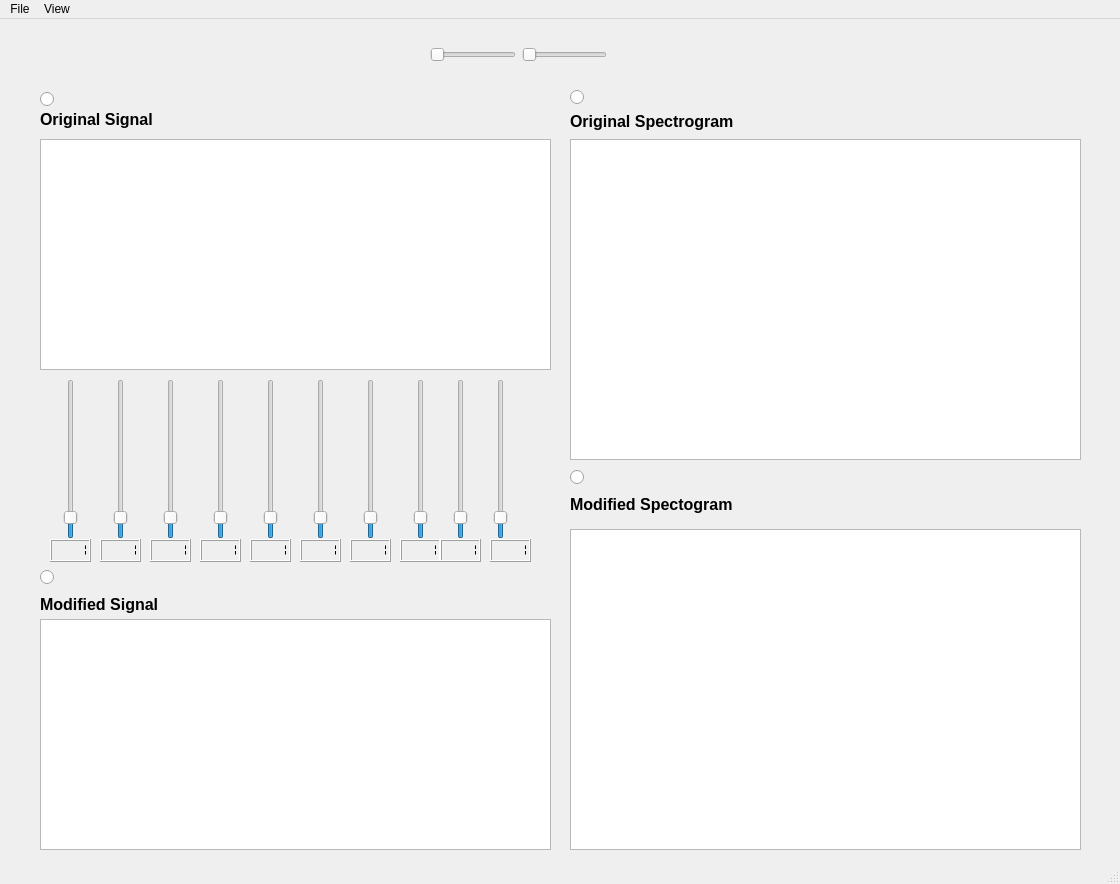
<?xml version="1.0" encoding="UTF-8"?>
<ui version="4.0">
 <class>MainWindow</class>
 <widget class="QMainWindow" name="MainWindow">
  <property name="geometry">
   <rect>
    <x>0</x>
    <y>0</y>
    <width>1120</width>
    <height>884</height>
   </rect>
  </property>
  <property name="windowTitle">
   <string>MainWindow</string>
  </property>
  <property name="autoFillBackground">
   <bool>true</bool>
  </property>
  <property name="tabShape">
   <enum>QTabWidget::Rounded</enum>
  </property>
  <widget class="QWidget" name="centralwidget">
   <widget class="QWidget" name="layoutWidget">
    <property name="geometry">
     <rect>
      <x>20</x>
      <y>10</y>
      <width>391</width>
      <height>51</height>
     </rect>
    </property>
    <layout class="QHBoxLayout" name="horizontalLayout">
     <item>
      <widget class="QPushButton" name="ExitButton">
       <property name="sizePolicy">
        <sizepolicy hsizetype="Fixed" vsizetype="Fixed">
         <horstretch>0</horstretch>
         <verstretch>0</verstretch>
        </sizepolicy>
       </property>
       <property name="focusPolicy">
        <enum>Qt::NoFocus</enum>
       </property>
       <property name="contextMenuPolicy">
        <enum>Qt::DefaultContextMenu</enum>
       </property>
       <property name="toolTip">
        <string>exit</string>
       </property>
       <property name="text">
        <string/>
       </property>
       <property name="icon">
        <iconset>
         <normaloff>../exit.PNG</normaloff>../exit.PNG</iconset>
       </property>
       <property name="iconSize">
        <size>
         <width>25</width>
         <height>25</height>
        </size>
       </property>
       <property name="shortcut">
        <string>Esc</string>
       </property>
       <property name="flat">
        <bool>true</bool>
       </property>
      </widget>
     </item>
     <item>
      <widget class="QPushButton" name="play">
       <property name="toolTip">
        <string>play</string>
       </property>
       <property name="autoFillBackground">
        <bool>false</bool>
       </property>
       <property name="text">
        <string/>
       </property>
       <property name="icon">
        <iconset>
         <normaloff>../../Downloads/play.png</normaloff>../../Downloads/play.png</iconset>
       </property>
       <property name="iconSize">
        <size>
         <width>25</width>
         <height>25</height>
        </size>
       </property>
       <property name="shortcut">
        <string>P</string>
       </property>
       <property name="default">
        <bool>false</bool>
       </property>
       <property name="flat">
        <bool>true</bool>
       </property>
      </widget>
     </item>
     <item>
      <widget class="QPushButton" name="pause">
       <property name="toolTip">
        <string>pause</string>
       </property>
       <property name="text">
        <string/>
       </property>
       <property name="icon">
        <iconset>
         <normaloff>../../Downloads/pause.png</normaloff>../../Downloads/pause.png</iconset>
       </property>
       <property name="iconSize">
        <size>
         <width>25</width>
         <height>25</height>
        </size>
       </property>
       <property name="shortcut">
        <string>S</string>
       </property>
       <property name="flat">
        <bool>true</bool>
       </property>
      </widget>
     </item>
     <item>
      <widget class="QPushButton" name="zoom_in">
       <property name="toolTip">
        <string>zoom in </string>
       </property>
       <property name="text">
        <string/>
       </property>
       <property name="icon">
        <iconset>
         <normaloff>../zoomin.PNG</normaloff>../zoomin.PNG</iconset>
       </property>
       <property name="iconSize">
        <size>
         <width>30</width>
         <height>30</height>
        </size>
       </property>
       <property name="shortcut">
        <string>+</string>
       </property>
       <property name="flat">
        <bool>true</bool>
       </property>
      </widget>
     </item>
     <item>
      <widget class="QPushButton" name="zoom_out">
       <property name="toolTip">
        <string>zoom out</string>
       </property>
       <property name="text">
        <string/>
       </property>
       <property name="icon">
        <iconset>
         <normaloff>../zoom out.PNG</normaloff>../zoom out.PNG</iconset>
       </property>
       <property name="iconSize">
        <size>
         <width>30</width>
         <height>30</height>
        </size>
       </property>
       <property name="shortcut">
        <string>-</string>
       </property>
       <property name="flat">
        <bool>true</bool>
       </property>
      </widget>
     </item>
     <item>
      <widget class="QPushButton" name="zoomx">
       <property name="toolTip">
        <string>zoom x</string>
       </property>
       <property name="text">
        <string/>
       </property>
       <property name="icon">
        <iconset>
         <normaloff>../zoom x.PNG</normaloff>../zoom x.PNG</iconset>
       </property>
       <property name="iconSize">
        <size>
         <width>100</width>
         <height>100</height>
        </size>
       </property>
       <property name="shortcut">
        <string>X</string>
       </property>
       <property name="flat">
        <bool>true</bool>
       </property>
      </widget>
     </item>
     <item>
      <widget class="QPushButton" name="zoomy">
       <property name="toolTip">
        <string>zoom y</string>
       </property>
       <property name="text">
        <string/>
       </property>
       <property name="icon">
        <iconset>
         <normaloff>../zoom y.PNG</normaloff>../zoom y.PNG</iconset>
       </property>
       <property name="iconSize">
        <size>
         <width>50</width>
         <height>50</height>
        </size>
       </property>
       <property name="shortcut">
        <string>Y</string>
       </property>
       <property name="flat">
        <bool>true</bool>
       </property>
      </widget>
     </item>
     <item>
      <widget class="QPushButton" name="clear_Button">
       <property name="toolTip">
        <string>clear</string>
       </property>
       <property name="text">
        <string/>
       </property>
       <property name="icon">
        <iconset>
         <normaloff>../../Downloads/delete-button-pngrepo-com.png</normaloff>../../Downloads/delete-button-pngrepo-com.png</iconset>
       </property>
       <property name="iconSize">
        <size>
         <width>25</width>
         <height>25</height>
        </size>
       </property>
       <property name="shortcut">
        <string>Backspace</string>
       </property>
       <property name="flat">
        <bool>true</bool>
       </property>
      </widget>
     </item>
     <item>
      <widget class="QPushButton" name="Export">
       <property name="toolTip">
        <string>export as pdf</string>
       </property>
       <property name="text">
        <string/>
       </property>
       <property name="icon">
        <iconset>
         <normaloff>../../Downloads/pdf-file.png</normaloff>../../Downloads/pdf-file.png</iconset>
       </property>
       <property name="iconSize">
        <size>
         <width>25</width>
         <height>25</height>
        </size>
       </property>
       <property name="shortcut">
        <string>E</string>
       </property>
       <property name="flat">
        <bool>true</bool>
       </property>
      </widget>
     </item>
    </layout>
   </widget>
   <widget class="QWidget" name="layoutWidget">
    <property name="geometry">
     <rect>
      <x>430</x>
      <y>20</y>
      <width>177</width>
      <height>31</height>
     </rect>
    </property>
    <layout class="QHBoxLayout" name="horizontalLayout_2">
     <item>
      <widget class="QSlider" name="scroll_x">
       <property name="cursor">
        <cursorShape>ArrowCursor</cursorShape>
       </property>
       <property name="toolTip">
        <string>scroll x</string>
       </property>
       <property name="orientation">
        <enum>Qt::Horizontal</enum>
       </property>
      </widget>
     </item>
     <item>
      <widget class="QSlider" name="scroll_y">
       <property name="toolTip">
        <string>scroll y</string>
       </property>
       <property name="orientation">
        <enum>Qt::Horizontal</enum>
       </property>
      </widget>
     </item>
    </layout>
   </widget>
   <widget class="PlotWidget" name="Channel_2">
    <property name="geometry">
     <rect>
      <x>40</x>
      <y>120</y>
      <width>511</width>
      <height>231</height>
     </rect>
    </property>
   </widget>
   <widget class="PlotWidget" name="Channel_1">
    <property name="geometry">
     <rect>
      <x>40</x>
      <y>600</y>
      <width>511</width>
      <height>231</height>
     </rect>
    </property>
   </widget>
   <widget class="QLabel" name="label_Channel2">
    <property name="geometry">
     <rect>
      <x>40</x>
      <y>570</y>
      <width>181</width>
      <height>31</height>
     </rect>
    </property>
    <property name="font">
     <font>
      <pointsize>12</pointsize>
      <weight>75</weight>
      <bold>true</bold>
     </font>
    </property>
    <property name="text">
     <string>Modified Signal</string>
    </property>
   </widget>
   <widget class="QLabel" name="label_Channel1">
    <property name="geometry">
     <rect>
      <x>40</x>
      <y>80</y>
      <width>171</width>
      <height>41</height>
     </rect>
    </property>
    <property name="font">
     <font>
      <pointsize>12</pointsize>
      <weight>75</weight>
      <bold>true</bold>
     </font>
    </property>
    <property name="text">
     <string>Original Signal</string>
    </property>
   </widget>
   <widget class="QRadioButton" name="r2">
    <property name="geometry">
     <rect>
      <x>40</x>
      <y>550</y>
      <width>16</width>
      <height>16</height>
     </rect>
    </property>
    <property name="text">
     <string/>
    </property>
    <property name="shortcut">
     <string>2</string>
    </property>
   </widget>
   <widget class="QRadioButton" name="r1">
    <property name="geometry">
     <rect>
      <x>40</x>
      <y>70</y>
      <width>16</width>
      <height>21</height>
     </rect>
    </property>
    <property name="text">
     <string/>
    </property>
    <property name="shortcut">
     <string>1</string>
    </property>
   </widget>
   <widget class="QSlider" name="slider_1">
    <property name="geometry">
     <rect>
      <x>60</x>
      <y>360</y>
      <width>22</width>
      <height>160</height>
     </rect>
    </property>
    <property name="maximum">
     <number>10</number>
    </property>
    <property name="pageStep">
     <number>1</number>
    </property>
    <property name="value">
     <number>1</number>
    </property>
    <property name="orientation">
     <enum>Qt::Vertical</enum>
    </property>
   </widget>
   <widget class="QLCDNumber" name="lcdNumber">
    <property name="geometry">
     <rect>
      <x>50</x>
      <y>520</y>
      <width>41</width>
      <height>23</height>
     </rect>
    </property>
    <property name="frameShape">
     <enum>QFrame::Box</enum>
    </property>
    <property name="segmentStyle">
     <enum>QLCDNumber::Flat</enum>
    </property>
    <property name="value" stdset="0">
     <double>1.000000000000000</double>
    </property>
   </widget>
   <widget class="QSlider" name="slider_2">
    <property name="geometry">
     <rect>
      <x>110</x>
      <y>360</y>
      <width>22</width>
      <height>160</height>
     </rect>
    </property>
    <property name="maximum">
     <number>10</number>
    </property>
    <property name="pageStep">
     <number>1</number>
    </property>
    <property name="value">
     <number>1</number>
    </property>
    <property name="orientation">
     <enum>Qt::Vertical</enum>
    </property>
   </widget>
   <widget class="QLCDNumber" name="lcdNumber_2">
    <property name="geometry">
     <rect>
      <x>100</x>
      <y>520</y>
      <width>41</width>
      <height>23</height>
     </rect>
    </property>
    <property name="segmentStyle">
     <enum>QLCDNumber::Flat</enum>
    </property>
    <property name="value" stdset="0">
     <double>1.000000000000000</double>
    </property>
   </widget>
   <widget class="QSlider" name="slider_3">
    <property name="geometry">
     <rect>
      <x>160</x>
      <y>360</y>
      <width>22</width>
      <height>160</height>
     </rect>
    </property>
    <property name="maximum">
     <number>10</number>
    </property>
    <property name="pageStep">
     <number>1</number>
    </property>
    <property name="value">
     <number>1</number>
    </property>
    <property name="orientation">
     <enum>Qt::Vertical</enum>
    </property>
   </widget>
   <widget class="QLCDNumber" name="lcdNumber_3">
    <property name="geometry">
     <rect>
      <x>150</x>
      <y>520</y>
      <width>41</width>
      <height>23</height>
     </rect>
    </property>
    <property name="segmentStyle">
     <enum>QLCDNumber::Flat</enum>
    </property>
    <property name="value" stdset="0">
     <double>1.000000000000000</double>
    </property>
   </widget>
   <widget class="QSlider" name="slider_4">
    <property name="geometry">
     <rect>
      <x>210</x>
      <y>360</y>
      <width>22</width>
      <height>160</height>
     </rect>
    </property>
    <property name="maximum">
     <number>10</number>
    </property>
    <property name="pageStep">
     <number>1</number>
    </property>
    <property name="value">
     <number>1</number>
    </property>
    <property name="orientation">
     <enum>Qt::Vertical</enum>
    </property>
   </widget>
   <widget class="QLCDNumber" name="lcdNumber_4">
    <property name="geometry">
     <rect>
      <x>200</x>
      <y>520</y>
      <width>41</width>
      <height>23</height>
     </rect>
    </property>
    <property name="segmentStyle">
     <enum>QLCDNumber::Flat</enum>
    </property>
    <property name="value" stdset="0">
     <double>1.000000000000000</double>
    </property>
   </widget>
   <widget class="QSlider" name="slider_5">
    <property name="geometry">
     <rect>
      <x>260</x>
      <y>360</y>
      <width>22</width>
      <height>160</height>
     </rect>
    </property>
    <property name="maximum">
     <number>10</number>
    </property>
    <property name="pageStep">
     <number>1</number>
    </property>
    <property name="value">
     <number>1</number>
    </property>
    <property name="orientation">
     <enum>Qt::Vertical</enum>
    </property>
   </widget>
   <widget class="QLCDNumber" name="lcdNumber_5">
    <property name="geometry">
     <rect>
      <x>250</x>
      <y>520</y>
      <width>41</width>
      <height>23</height>
     </rect>
    </property>
    <property name="segmentStyle">
     <enum>QLCDNumber::Flat</enum>
    </property>
    <property name="value" stdset="0">
     <double>1.000000000000000</double>
    </property>
   </widget>
   <widget class="QSlider" name="slider_6">
    <property name="geometry">
     <rect>
      <x>310</x>
      <y>360</y>
      <width>22</width>
      <height>160</height>
     </rect>
    </property>
    <property name="maximum">
     <number>10</number>
    </property>
    <property name="pageStep">
     <number>1</number>
    </property>
    <property name="value">
     <number>1</number>
    </property>
    <property name="orientation">
     <enum>Qt::Vertical</enum>
    </property>
   </widget>
   <widget class="QLCDNumber" name="lcdNumber_6">
    <property name="geometry">
     <rect>
      <x>300</x>
      <y>520</y>
      <width>41</width>
      <height>23</height>
     </rect>
    </property>
    <property name="segmentStyle">
     <enum>QLCDNumber::Flat</enum>
    </property>
    <property name="value" stdset="0">
     <double>1.000000000000000</double>
    </property>
   </widget>
   <widget class="QSlider" name="slider_7">
    <property name="geometry">
     <rect>
      <x>360</x>
      <y>360</y>
      <width>22</width>
      <height>160</height>
     </rect>
    </property>
    <property name="maximum">
     <number>10</number>
    </property>
    <property name="pageStep">
     <number>1</number>
    </property>
    <property name="value">
     <number>1</number>
    </property>
    <property name="orientation">
     <enum>Qt::Vertical</enum>
    </property>
   </widget>
   <widget class="QLCDNumber" name="lcdNumber_7">
    <property name="geometry">
     <rect>
      <x>350</x>
      <y>520</y>
      <width>41</width>
      <height>23</height>
     </rect>
    </property>
    <property name="segmentStyle">
     <enum>QLCDNumber::Flat</enum>
    </property>
    <property name="value" stdset="0">
     <double>1.000000000000000</double>
    </property>
   </widget>
   <widget class="QSlider" name="slider_8">
    <property name="geometry">
     <rect>
      <x>410</x>
      <y>360</y>
      <width>22</width>
      <height>160</height>
     </rect>
    </property>
    <property name="maximum">
     <number>10</number>
    </property>
    <property name="pageStep">
     <number>1</number>
    </property>
    <property name="value">
     <number>1</number>
    </property>
    <property name="orientation">
     <enum>Qt::Vertical</enum>
    </property>
   </widget>
   <widget class="QLCDNumber" name="lcdNumber_8">
    <property name="geometry">
     <rect>
      <x>400</x>
      <y>520</y>
      <width>41</width>
      <height>23</height>
     </rect>
    </property>
    <property name="segmentStyle">
     <enum>QLCDNumber::Flat</enum>
    </property>
    <property name="value" stdset="0">
     <double>1.000000000000000</double>
    </property>
   </widget>
   <widget class="QSlider" name="slider_9">
    <property name="geometry">
     <rect>
      <x>450</x>
      <y>360</y>
      <width>22</width>
      <height>160</height>
     </rect>
    </property>
    <property name="maximum">
     <number>10</number>
    </property>
    <property name="pageStep">
     <number>1</number>
    </property>
    <property name="value">
     <number>1</number>
    </property>
    <property name="orientation">
     <enum>Qt::Vertical</enum>
    </property>
   </widget>
   <widget class="QSlider" name="slider_10">
    <property name="geometry">
     <rect>
      <x>490</x>
      <y>360</y>
      <width>21</width>
      <height>160</height>
     </rect>
    </property>
    <property name="maximum">
     <number>10</number>
    </property>
    <property name="pageStep">
     <number>1</number>
    </property>
    <property name="value">
     <number>1</number>
    </property>
    <property name="orientation">
     <enum>Qt::Vertical</enum>
    </property>
   </widget>
   <widget class="QLCDNumber" name="lcdNumber_9">
    <property name="geometry">
     <rect>
      <x>440</x>
      <y>520</y>
      <width>41</width>
      <height>23</height>
     </rect>
    </property>
    <property name="segmentStyle">
     <enum>QLCDNumber::Flat</enum>
    </property>
    <property name="value" stdset="0">
     <double>1.000000000000000</double>
    </property>
   </widget>
   <widget class="QLCDNumber" name="lcdNumber_10">
    <property name="geometry">
     <rect>
      <x>490</x>
      <y>520</y>
      <width>41</width>
      <height>23</height>
     </rect>
    </property>
    <property name="segmentStyle">
     <enum>QLCDNumber::Flat</enum>
    </property>
    <property name="value" stdset="0">
     <double>1.000000000000000</double>
    </property>
   </widget>
   <widget class="QLabel" name="label_Spectrogram_1">
    <property name="geometry">
     <rect>
      <x>570</x>
      <y>90</y>
      <width>217</width>
      <height>24</height>
     </rect>
    </property>
    <property name="font">
     <font>
      <pointsize>12</pointsize>
      <weight>75</weight>
      <bold>true</bold>
     </font>
    </property>
    <property name="text">
     <string>Original Spectrogram</string>
    </property>
   </widget>
   <widget class="PlotWidget" name="Spectrogram_1">
    <property name="geometry">
     <rect>
      <x>570</x>
      <y>120</y>
      <width>511</width>
      <height>321</height>
     </rect>
    </property>
   </widget>
   <widget class="QRadioButton" name="r4">
    <property name="geometry">
     <rect>
      <x>570</x>
      <y>450</y>
      <width>16</width>
      <height>16</height>
     </rect>
    </property>
    <property name="text">
     <string/>
    </property>
    <property name="shortcut">
     <string>1</string>
    </property>
   </widget>
   <widget class="QLabel" name="label_Spectrogram_2">
    <property name="geometry">
     <rect>
      <x>570</x>
      <y>473</y>
      <width>216</width>
      <height>24</height>
     </rect>
    </property>
    <property name="font">
     <font>
      <pointsize>12</pointsize>
      <weight>75</weight>
      <bold>true</bold>
     </font>
    </property>
    <property name="text">
     <string>Modified Spectogram</string>
    </property>
   </widget>
   <widget class="PlotWidget" name="Spectrogram_2">
    <property name="geometry">
     <rect>
      <x>570</x>
      <y>510</y>
      <width>511</width>
      <height>321</height>
     </rect>
    </property>
   </widget>
   <widget class="QRadioButton" name="r3">
    <property name="geometry">
     <rect>
      <x>570</x>
      <y>70</y>
      <width>16</width>
      <height>16</height>
     </rect>
    </property>
    <property name="text">
     <string/>
    </property>
    <property name="shortcut">
     <string>1</string>
    </property>
   </widget>
  </widget>
  <widget class="QMenuBar" name="menubar">
   <property name="geometry">
    <rect>
     <x>0</x>
     <y>0</y>
     <width>1120</width>
     <height>26</height>
    </rect>
   </property>
   <widget class="QMenu" name="menuFile">
    <property name="title">
     <string>File</string>
    </property>
    <addaction name="actionopen_file"/>
    <addaction name="actionnew_window"/>
   </widget>
   <widget class="QMenu" name="menuView">
    <property name="title">
     <string>View</string>
    </property>
    <addaction name="actionZoom_In"/>
    <addaction name="actionZoom_Out"/>
    <addaction name="actionZoom_X"/>
    <addaction name="actionZoom_Y"/>
   </widget>
   <addaction name="menuFile"/>
   <addaction name="menuView"/>
  </widget>
  <widget class="QStatusBar" name="statusbar"/>
  <action name="Play_Signal_1">
   <property name="text">
    <string>Play</string>
   </property>
  </action>
  <action name="Pause_Signal_1">
   <property name="text">
    <string>Pause</string>
   </property>
  </action>
  <action name="Clear_Signal_1">
   <property name="text">
    <string>Clear</string>
   </property>
  </action>
  <action name="Play_Signal_2">
   <property name="text">
    <string>Play</string>
   </property>
  </action>
  <action name="Pause_Signal_2">
   <property name="text">
    <string>Pause</string>
   </property>
  </action>
  <action name="Clear_Signal_2">
   <property name="text">
    <string>Clear</string>
   </property>
  </action>
  <action name="Play_Signal_3">
   <property name="text">
    <string>Play</string>
   </property>
  </action>
  <action name="Pause_Signal_3">
   <property name="text">
    <string>Pause</string>
   </property>
  </action>
  <action name="Clear_Signal_3">
   <property name="text">
    <string>Clear</string>
   </property>
  </action>
  <action name="actionOpen">
   <property name="text">
    <string>Open</string>
   </property>
  </action>
  <action name="actionOpen_2">
   <property name="text">
    <string>Open</string>
   </property>
  </action>
  <action name="actionOpen_3">
   <property name="text">
    <string>Open</string>
   </property>
  </action>
  <action name="OpenChannel_1">
   <property name="text">
    <string>Channel 1</string>
   </property>
   <property name="shortcut">
    <string>O, 1</string>
   </property>
  </action>
  <action name="OpenChannel_2">
   <property name="text">
    <string>Channel 2</string>
   </property>
   <property name="shortcut">
    <string>O, 2</string>
   </property>
  </action>
  <action name="OpenChannel_3">
   <property name="text">
    <string>Channel 3</string>
   </property>
   <property name="shortcut">
    <string>O, 3</string>
   </property>
  </action>
  <action name="zoom_x_Signal_1">
   <property name="text">
    <string>Signal 1</string>
   </property>
  </action>
  <action name="zoom_x_Signal_2">
   <property name="text">
    <string>Signal 2</string>
   </property>
  </action>
  <action name="zoom_x_Signal_3">
   <property name="text">
    <string>Signal 3</string>
   </property>
  </action>
  <action name="zoom_y_Signal_1">
   <property name="text">
    <string>Signal 1</string>
   </property>
  </action>
  <action name="zoom_y_Signal_2">
   <property name="text">
    <string>Signal 2</string>
   </property>
  </action>
  <action name="zoom_y_Signal_3">
   <property name="text">
    <string>Signal 3</string>
   </property>
  </action>
  <action name="Export_Signal_1">
   <property name="text">
    <string>Export Signal 1</string>
   </property>
  </action>
  <action name="Export_Signal_2">
   <property name="text">
    <string>Export Signal 2</string>
   </property>
  </action>
  <action name="Export_Signal_3">
   <property name="text">
    <string>Export Signal 3</string>
   </property>
  </action>
  <action name="original_Spectrogram">
   <property name="text">
    <string>Signal 1 Spectrogram</string>
   </property>
   <property name="shortcut">
    <string>G, 1</string>
   </property>
  </action>
  <action name="Signal_2_Spectrogram">
   <property name="text">
    <string>Signal 2 Spectrogram</string>
   </property>
   <property name="shortcut">
    <string>G, 2</string>
   </property>
  </action>
  <action name="Signal_3_Spectrogram">
   <property name="text">
    <string>Signal 3 Spectrogram</string>
   </property>
   <property name="shortcut">
    <string>G, 3</string>
   </property>
  </action>
  <action name="actionZoom_In">
   <property name="text">
    <string>Zoom In</string>
   </property>
  </action>
  <action name="actionZoom_Out">
   <property name="text">
    <string>Zoom Out</string>
   </property>
  </action>
  <action name="actionZoom_X">
   <property name="text">
    <string>Zoom X</string>
   </property>
  </action>
  <action name="actionZoom_Y">
   <property name="text">
    <string>Zoom Y</string>
   </property>
  </action>
  <action name="actionopen_file">
   <property name="text">
    <string>open file</string>
   </property>
  </action>
  <action name="actionnew_window">
   <property name="text">
    <string>new window</string>
   </property>
  </action>
 </widget>
 <customwidgets>
  <customwidget>
   <class>PlotWidget</class>
   <extends>QGraphicsView</extends>
   <header>pyqtgraph</header>
  </customwidget>
 </customwidgets>
 <resources/>
 <connections>
  <connection>
   <sender>slider_1</sender>
   <signal>valueChanged(int)</signal>
   <receiver>lcdNumber</receiver>
   <slot>display(int)</slot>
   <hints>
    <hint type="sourcelabel">
     <x>74</x>
     <y>461</y>
    </hint>
    <hint type="destinationlabel">
     <x>85</x>
     <y>561</y>
    </hint>
   </hints>
  </connection>
  <connection>
   <sender>slider_2</sender>
   <signal>valueChanged(int)</signal>
   <receiver>lcdNumber_2</receiver>
   <slot>display(int)</slot>
   <hints>
    <hint type="sourcelabel">
     <x>129</x>
     <y>454</y>
    </hint>
    <hint type="destinationlabel">
     <x>137</x>
     <y>552</y>
    </hint>
   </hints>
  </connection>
  <connection>
   <sender>slider_3</sender>
   <signal>valueChanged(int)</signal>
   <receiver>lcdNumber_3</receiver>
   <slot>display(int)</slot>
   <hints>
    <hint type="sourcelabel">
     <x>177</x>
     <y>416</y>
    </hint>
    <hint type="destinationlabel">
     <x>183</x>
     <y>556</y>
    </hint>
   </hints>
  </connection>
  <connection>
   <sender>slider_4</sender>
   <signal>valueChanged(int)</signal>
   <receiver>lcdNumber_4</receiver>
   <slot>display(int)</slot>
   <hints>
    <hint type="sourcelabel">
     <x>228</x>
     <y>431</y>
    </hint>
    <hint type="destinationlabel">
     <x>227</x>
     <y>552</y>
    </hint>
   </hints>
  </connection>
  <connection>
   <sender>slider_5</sender>
   <signal>valueChanged(int)</signal>
   <receiver>lcdNumber_5</receiver>
   <slot>display(int)</slot>
   <hints>
    <hint type="sourcelabel">
     <x>276</x>
     <y>425</y>
    </hint>
    <hint type="destinationlabel">
     <x>285</x>
     <y>548</y>
    </hint>
   </hints>
  </connection>
  <connection>
   <sender>slider_6</sender>
   <signal>valueChanged(int)</signal>
   <receiver>lcdNumber_6</receiver>
   <slot>display(int)</slot>
   <hints>
    <hint type="sourcelabel">
     <x>321</x>
     <y>421</y>
    </hint>
    <hint type="destinationlabel">
     <x>335</x>
     <y>546</y>
    </hint>
   </hints>
  </connection>
  <connection>
   <sender>slider_7</sender>
   <signal>valueChanged(int)</signal>
   <receiver>lcdNumber_7</receiver>
   <slot>display(int)</slot>
   <hints>
    <hint type="sourcelabel">
     <x>378</x>
     <y>435</y>
    </hint>
    <hint type="destinationlabel">
     <x>381</x>
     <y>554</y>
    </hint>
   </hints>
  </connection>
  <connection>
   <sender>slider_8</sender>
   <signal>valueChanged(int)</signal>
   <receiver>lcdNumber_8</receiver>
   <slot>display(int)</slot>
   <hints>
    <hint type="sourcelabel">
     <x>425</x>
     <y>425</y>
    </hint>
    <hint type="destinationlabel">
     <x>434</x>
     <y>548</y>
    </hint>
   </hints>
  </connection>
  <connection>
   <sender>slider_9</sender>
   <signal>valueChanged(int)</signal>
   <receiver>lcdNumber_9</receiver>
   <slot>display(int)</slot>
   <hints>
    <hint type="sourcelabel">
     <x>465</x>
     <y>432</y>
    </hint>
    <hint type="destinationlabel">
     <x>475</x>
     <y>551</y>
    </hint>
   </hints>
  </connection>
  <connection>
   <sender>slider_10</sender>
   <signal>valueChanged(int)</signal>
   <receiver>lcdNumber_10</receiver>
   <slot>display(int)</slot>
   <hints>
    <hint type="sourcelabel">
     <x>518</x>
     <y>422</y>
    </hint>
    <hint type="destinationlabel">
     <x>523</x>
     <y>552</y>
    </hint>
   </hints>
  </connection>
 </connections>
</ui>
